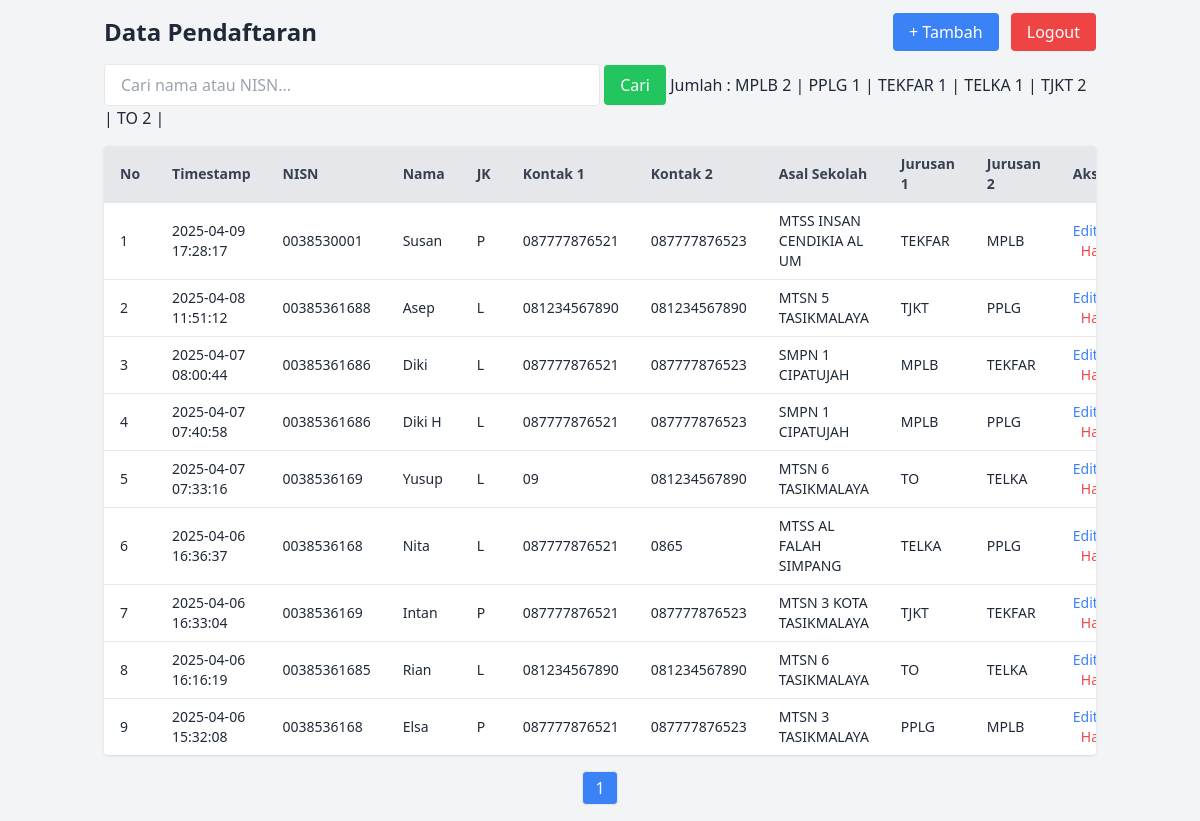
/admin/index.php (signed in), run on the app's committed database.
### tables this page shows
CREATE TABLE pendaftaran (
    id INTEGER PRIMARY KEY AUTOINCREMENT,
    nisn TEXT NOT NULL,
    nama TEXT NOT NULL,
    jk TEXT NOT NULL,
    kontak1 TEXT NOT NULL,
    kontak2 TEXT NOT NULL,
    asal_sekolah TEXT NOT NULL,
    jurusan1 TEXT NOT NULL,
    jurusan2 TEXT NOT NULL,
    alamat TEXT NOT NULL,
    Timestamp DATETIME DEFAULT CURRENT_TIMESTAMP
);

### admin/index.php (the view, shortened to what this page needs)
<?php
$db = new PDO('sqlite:../ppdb2025.db');
$keyword = isset($_GET['search']) ? $_GET['search'] : '';
$page = isset($_GET['page']) ? max(1, (int)$_GET['page']) : 1;
$limit = 10;
$offset = ($page - 1) * $limit;
$total = $db->query("SELECT COUNT(*) FROM pendaftaran WHERE nama LIKE '%$keyword%' OR nisn LIKE '%$keyword%'")->fetchColumn();
$pages = ceil($total / $limit);
$stmt = $db->prepare("SELECT * FROM pendaftaran WHERE nama LIKE ? OR nisn LIKE ? ORDER BY id DESC LIMIT ? OFFSET ?");
$stmt->execute(["%$keyword%", "%$keyword%", $limit, $offset]);
$pendaftar = $stmt->fetchAll(PDO::FETCH_ASSOC);
$jurusanCounts = $db->query("
    SELECT jurusan1, COUNT(*) as total
    FROM pendaftaran
    GROUP BY jurusan1
")->fetchAll(PDO::FETCH_ASSOC);
?>
<!DOCTYPE html>
<html>
<head>
    <script src="https://cdn.tailwindcss.com"></script>
</head>
<body class="bg-gray-100 text-gray-800">
    <div class="container mx-auto p-4">
        <div class="flex justify-between items-center mb-4">
            <h2 class="text-2xl font-bold">Data Pendaftaran</h2>
            <div>
                <a href="tambah.php" class="bg-blue-500 text-white px-4 py-2 rounded hover:bg-blue-600">+ Tambah</a>
                <a href="logout.php" class="ml-2 bg-red-500 text-white px-4 py-2 rounded hover:bg-red-600">Logout</a>
            </div>
        </div>
        <form method="get" class="mb-4">
            <input type="text" name="search" placeholder="Cari nama atau NISN..." value="<?= htmlspecialchars($keyword) ?>" class="px-4 py-2 rounded border w-1/2">
            <button type="submit" class="px-4 py-2 bg-green-500 text-white rounded hover:bg-green-600">Cari</button>
            Jumlah :
                <?php foreach ($jurusanCounts as $jurusan): ?>
                    <?= htmlspecialchars($jurusan['jurusan1']) ?>
                    <?= htmlspecialchars($jurusan['total']) ?> |
                <?php endforeach; ?>
        </form>
        <div class="overflow-x-auto bg-white shadow rounded">
            <table class="min-w-full table-auto text-sm text-left">
                <thead class="bg-gray-200 text-gray-700">
                    <tr>
                        <th class="px-4 py-2">No</th>
                        <th class="px-4 py-2">Timestamp</th>
                        <th class="px-4 py-2">NISN</th>
                        <th class="px-4 py-2">Nama</th>
                        <th class="px-4 py-2">JK</th>
                        <th class="px-4 py-2">Kontak 1</th>
                        <th class="px-4 py-2">Kontak 2</th>
                        <th class="px-4 py-2">Asal Sekolah</th>
                        <th class="px-4 py-2">Jurusan 1</th>
                        <th class="px-4 py-2">Jurusan 2</th>
                        <th class="px-4 py-2">Aksi</th>
                    </tr>
                </thead>
                <tbody>
                    <?php foreach ($pendaftar as $i => $row): ?>
                    <tr class="border-t">
                        <td class="px-4 py-2"><?= ($offset + $i + 1) ?></td>
                        <td class="px-4 py-2"><?= htmlspecialchars($row['Timestamp']) ?></td>
                        <td class="px-4 py-2"><?= htmlspecialchars($row['nisn']) ?></td>
                        <td class="px-4 py-2"><?= htmlspecialchars($row['nama']) ?></td>
                        <td class="px-4 py-2"><?= htmlspecialchars($row['jk']) ?></td>
                        <td class="px-4 py-2"><?= htmlspecialchars($row['kontak1']) ?></td>
                        <td class="px-4 py-2"><?= htmlspecialchars($row['kontak2']) ?></td>
                        <td class="px-4 py-2"><?= htmlspecialchars($row['asal_sekolah']) ?></td>
                        <td class="px-4 py-2"><?= htmlspecialchars($row['jurusan1']) ?></td>
                        <td class="px-4 py-2"><?= htmlspecialchars($row['jurusan2']) ?></td>
                        <td class="px-4 py-2 space-x-2">
                            <a href="edit.php?id=<?= $row['id'] ?>" class="text-blue-500 hover:underline">Edit</a>
                            <a href="hapus.php?id=<?= $row['id'] ?>" onclick="return confirm('Yakin?')" class="text-red-500 hover:underline">Hapus</a>
                        </td>
                    </tr>
                    <?php endforeach; ?>
                </tbody>
            </table>
        </div>
        <div class="mt-4 flex justify-center space-x-2">
            <?php for ($i = 1; $i <= $pages; $i++): ?>
                <a href="?search=<?= urlencode($keyword) ?>&page=<?= $i ?>"
                   class="px-3 py-1 border rounded <?= $i == $page ? 'bg-blue-500 text-white' : 'bg-white text-gray-700' ?>">
                   <?= $i ?>
                </a>
            <?php endfor; ?>
        </div>
    </div>
</body>
</html>

### data on the page
pendaftaran: i "1", Timestamp "2025-04-09 17:28:17", nisn "0038530001", nama "Susan", jk "P", kontak1 "087777876521", kontak2 "087777876523", asal_sekolah "MTSS INSAN CENDIKIA AL UM", jurusan1 "TEKFAR", jurusan2 "MPLB"
pendaftaran: i "2", Timestamp "2025-04-08 11:51:12", nisn "00385361688", nama "Asep", jk "L", kontak1 "081234567890", kontak2 "081234567890", asal_sekolah "MTSN 5 TASIKMALAYA", jurusan1 "TJKT", jurusan2 "PPLG"
pendaftaran: i "3", Timestamp "2025-04-07 08:00:44", nisn "00385361686", nama "Diki", jk "L", kontak1 "087777876521", kontak2 "087777876523", asal_sekolah "SMPN 1 CIPATUJAH", jurusan1 "MPLB", jurusan2 "TEKFAR"
pendaftaran: i "4", Timestamp "2025-04-07 07:40:58", nisn "00385361686", nama "Diki H", jk "L", kontak1 "087777876521", kontak2 "087777876523", asal_sekolah "SMPN 1 CIPATUJAH", jurusan1 "MPLB", jurusan2 "PPLG"
pendaftaran: i "5", Timestamp "2025-04-07 07:33:16", nisn "0038536169", nama "Yusup", jk "L", kontak1 "09", kontak2 "081234567890", asal_sekolah "MTSN 6 TASIKMALAYA", jurusan1 "TO", jurusan2 "TELKA"
pendaftaran: i "6", Timestamp "2025-04-06 16:36:37", nisn "0038536168", nama "Nita", jk "L", kontak1 "087777876521", kontak2 "0865", asal_sekolah "MTSS AL FALAH SIMPANG", jurusan1 "TELKA", jurusan2 "PPLG"
pendaftaran: i "7", Timestamp "2025-04-06 16:33:04", nisn "0038536169", nama "Intan", jk "P", kontak1 "087777876521", kontak2 "087777876523", asal_sekolah "MTSN 3 KOTA TASIKMALAYA", jurusan1 "TJKT", jurusan2 "TEKFAR"
pendaftaran: i "8", Timestamp "2025-04-06 16:16:19", nisn "00385361685", nama "Rian", jk "L", kontak1 "081234567890", kontak2 "081234567890", asal_sekolah "MTSN 6 TASIKMALAYA", jurusan1 "TO", jurusan2 "TELKA"
pendaftaran: i "9", Timestamp "2025-04-06 15:32:08", nisn "0038536168", nama "Elsa", jk "P", kontak1 "087777876521", kontak2 "087777876523", asal_sekolah "MTSN 3 TASIKMALAYA", jurusan1 "PPLG", jurusan2 "MPLB"

### other printed values
$jurusan['jurusan1'] "MPLB"
$jurusan['total'] "2"
$jurusan['jurusan1'] "PPLG"
$jurusan['total'] "1"
$jurusan['jurusan1'] "TEKFAR"
$jurusan['jurusan1'] "TELKA"
$jurusan['jurusan1'] "TJKT"
$jurusan['jurusan1'] "TO"
